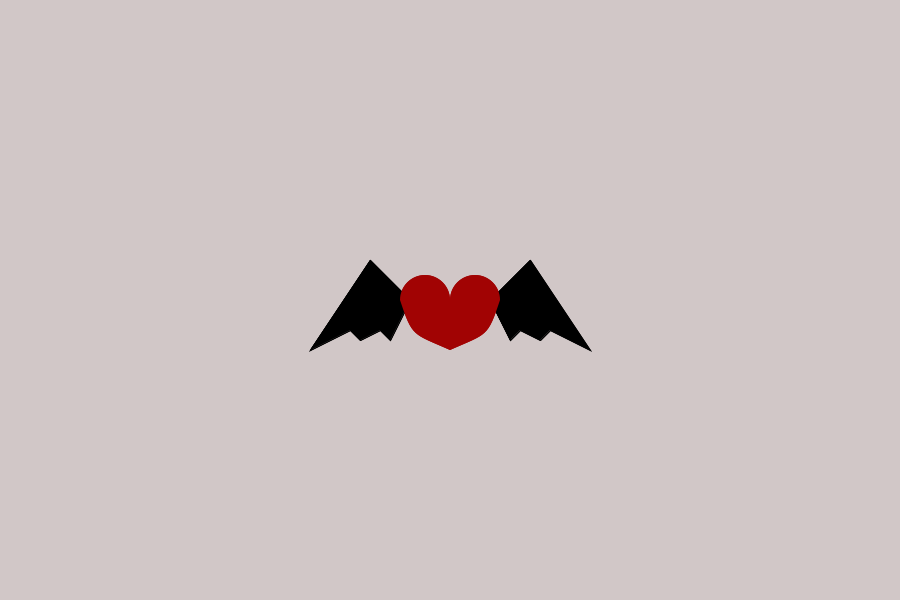
Frame 1 (no input)
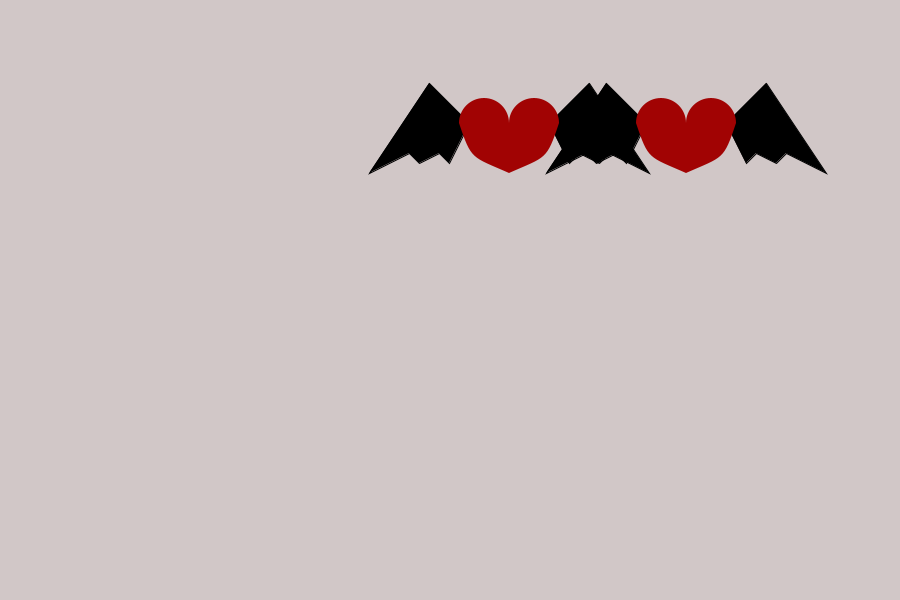
Frame 60 (the mouse pressed at the canvas centre just before this capture)
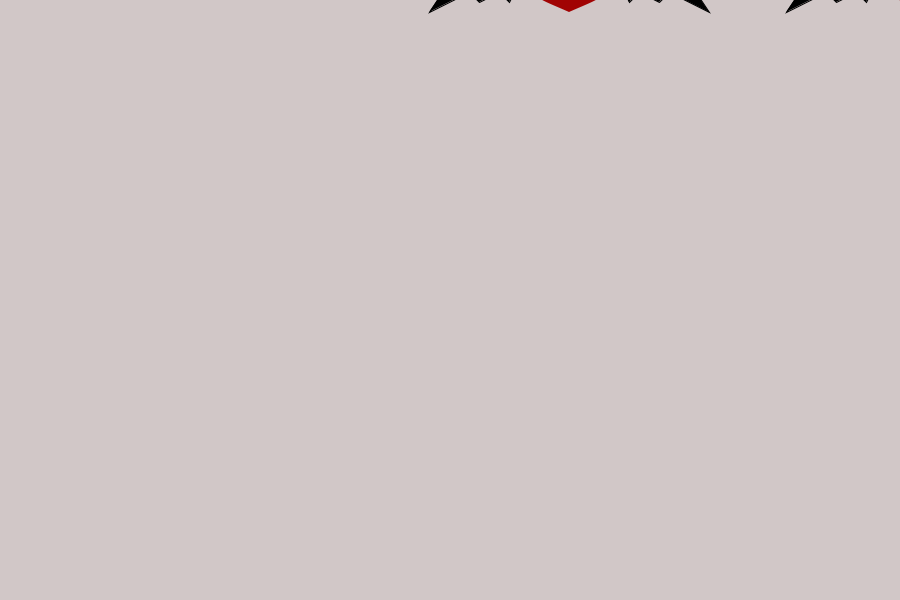
Frame 120 (the mouse held since frame 60 and released just before this capture)

The Processing sketch that drew these frames (run headless with seeded random() and noise(); from frame 60 on, the mouse is pressed at the canvas centre):

// Processing sketch: Part1
// ── Part1.pde
Heart character1 = new Heart(450,300);
Heart character2 = new Heart(450,300);

void setup(){
  size(900,600);
}

void draw(){
  background(#d1c7c7);
  character1.drawHeart();
  character2.drawHeart();
  character1.updatePosition();
  character2.updatePosition();
}

// ── Character.pde
class Heart{
  int xPosition;
  int yPosition;
  float xVelocity;
  float yVelocity;
  
  Heart(int xPosition, int yPosition){
    this.xPosition=xPosition;
    this.yPosition=yPosition;
    xVelocity=random(-5,5);
    yVelocity=random(-5,5);
  }
  
  void drawHeart(){
    pushMatrix();
    
    translate(xPosition, yPosition);
    
    stroke(0);
    fill(0);
    pushMatrix();
    translate(-40,0);
    beginShape();
    vertex(0,0);
    vertex(-40,-40);
    vertex(-100,50);
    vertex(-60,30);
    vertex(-50,40);
    vertex(-30,30);
    vertex(-20,40);
    vertex(0,0);
    endShape();
    popMatrix();
    
    pushMatrix();
    scale(-1,1);
    translate(-40,0);
    beginShape();
    vertex(0,0);
    vertex(-40,-40);
    vertex(-100,50);
    vertex(-60,30);
    vertex(-50,40);
    vertex(-30,30);
    vertex(-20,40);
    vertex(0,0);
    endShape();
    popMatrix();
    
    noStroke();
    fill(#a10303);
    arc(-25,0,50,50,PI,2*PI,PIE);
    arc(25,0,50,50,PI,2*PI,PIE);
    beginShape();
    vertex(-50,0);
    curveVertex(-75,-175);
    curveVertex(-50,0);
    curveVertex(0,50);
    curveVertex(175,100);
    vertex(0,0);
    endShape();
    
    pushMatrix();
    scale(-1,1);
    beginShape();
    vertex(-50,0);
    curveVertex(-75,-175);
    curveVertex(-50,0);
    curveVertex(0,50);
    curveVertex(175,100);
    vertex(0,0);
    endShape();
    popMatrix();
    
    popMatrix();
  }
  
  void updatePosition(){ //same as move character
    xPosition+=xVelocity;
    yPosition+=yVelocity;
  }
  
}
